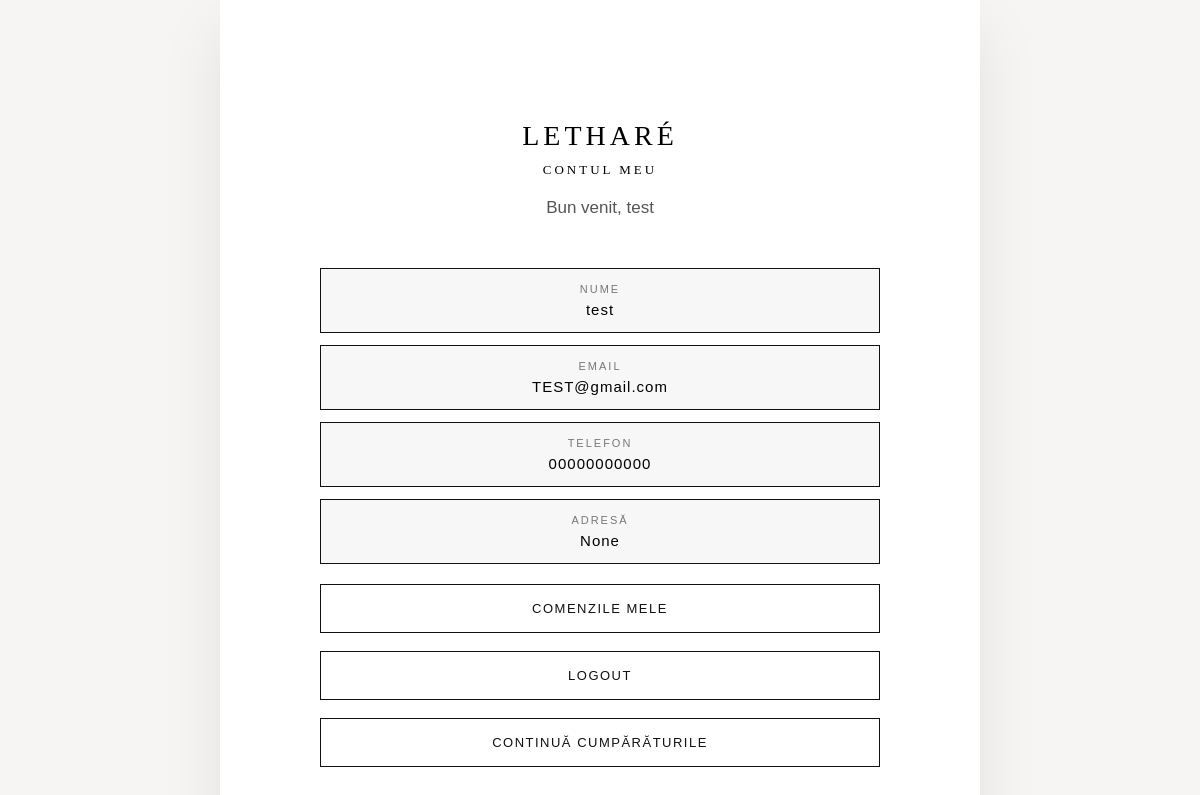
/cont (signed in), run on the app's committed database.
### tables this page shows
CREATE TABLE clienti (
            id INTEGER PRIMARY KEY AUTOINCREMENT,
            nume TEXT,
            email TEXT UNIQUE,
            parola TEXT,
            telefon TEXT,
            data_creare TIMESTAMP DEFAULT CURRENT_TIMESTAMP
        , adresa TEXT);

### app.py (the view)
@app.route("/cont")
def cont():
    if "client_id" not in session:
        return redirect("/login")
    conn = sqlite3.connect("magazin.db")
    conn.row_factory = sqlite3.Row
    c = conn.cursor()
    c.execute("SELECT * FROM clienti WHERE id=?", (session["client_id"],))
    client = c.fetchone()
    conn.close()
    return render_template("cont.html", client=client)

### app.py (called while the page is built)
@app.context_processor
def inject_client():
    return dict(
        client_logat="client_id" in session,
        client_nume=session.get("client_nume"),
        client_email=session.get("client_email")
    )

### templates/cont.html (shortened to what this page needs)
<!DOCTYPE html>
<html>
<head>
    <link rel="stylesheet" href="/static/style.css">
</head>
<body>
<div class="account-page">
    <div class="account-box">
        <div class="brand-title">
            LETHARÉ
        </div>
        <div class="account-heading">
            CONTUL MEU
        </div>
        <div class="account-welcome">
            Bun venit, {{ session['client_nume'] }}
        </div>
        <div class="profile-cards">
            <div class="profile-card">
                <div class="profile-label">NUME</div>
                <div class="profile-value">{{ client['nume'] }}</div>
            </div>
            <div class="profile-card">
                <div class="profile-label">EMAIL</div>
                <div class="profile-value">{{ client['email'] }}</div>
            </div>
            <div class="profile-card">
                <div class="profile-label">TELEFON</div>
                <div class="profile-value">{{ client['telefon'] }}</div>
            </div>
            <div class="profile-card">
                <div class="profile-label">ADRESĂ</div>
                <div class="profile-value">{{ client['adresa'] }}</div>
            </div>
        </div>
        <div class="account-links">
            <a href="/cont/comenzi" class="account-btn">
                COMENZILE MELE
            </a>
            <a href="/logout" class="account-btn">
                LOGOUT
            </a>
            <a href="{{ session.get('last_shop', '/femei') }}" class="account-btn">
                CONTINUĂ CUMPĂRĂTURILE
            </a>
        </div>
    </div>
</div>
</body>
</html>

### static/style.css (style rules this page uses)
html, body { margin: 0; padding: 0; min-height: 100%; overflow-x: hidden; }
body { font-family: Arial; background: #f5f5f5; min-height: 100vh; display: flex; flex-direction: column; }
body { min-height: 100vh; display: flex; flex-direction: column; }
.account-page { height: 100vh; display: flex; justify-content: center; background: #f6f5f3; }
.account-box { width: 560px; height: 100vh; background: white; padding: 120px 100px; text-align: center; box-shadow: 0 25px 60px rgba(0,0,0,0.08); }
.account-heading { font-family: "Playfair Display", serif; font-size: 34px; letter-spacing: 3px; margin-bottom: 25px; }
.account-welcome { font-size: 17px; color: #555; margin-bottom: 50px; }
.account-links { display: flex; flex-direction: column; gap: 18px; }
.account-btn { display: block; padding: 16px; border: 1px solid #111; text-decoration: none; color: #111; letter-spacing: 1.5px; font-size: 13px; transition: all .3s ease; }
.profile-cards { display: flex; flex-direction: column; gap: 12px; margin: 25px 0 20px 0; }
.profile-card { border: 1px solid #111; padding: 14px 16px; background: #f7f7f7; }
.profile-label { font-size: 11px; letter-spacing: 2px; color: #777; margin-bottom: 6px; }
.profile-value { font-size: 15px; letter-spacing: 1px; }
.brand-title { font-family: "Playfair Display", serif; font-size: 28px; letter-spacing: 4px; margin-bottom: 10px; }
.account-heading { font-size: 13px; letter-spacing: 3px; margin-bottom: 20px; }

### data on the page
clienti: client_nume "test", nume "test", email "TEST@gmail.com", telefon "00000000000"

### other printed values
{{ client['adresa'] }} "None"
